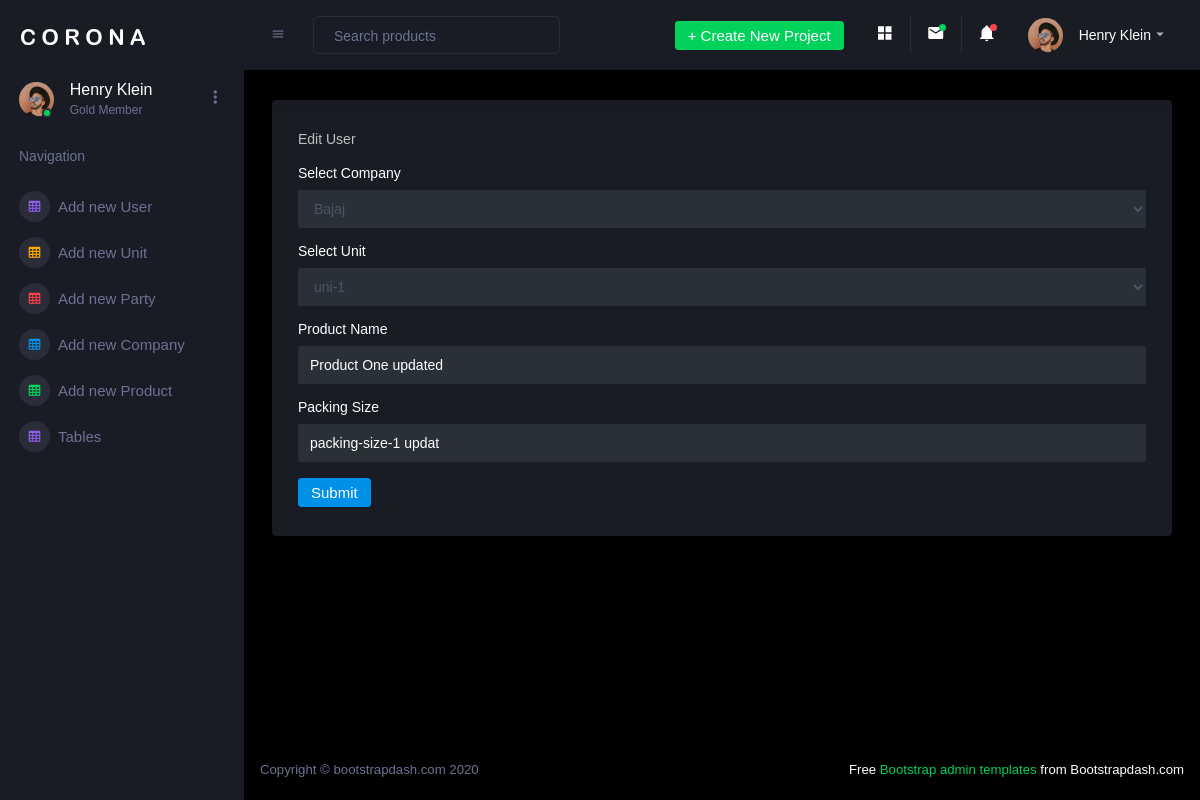
Screenshot of /admin/edit_product.php?id=1 with the database file from the repository.
### tables this page shows
CREATE TABLE `products` (
  `id` int(5) NOT NULL,
  `company_name` varchar(100) NOT NULL,
  `product_name` varchar(100) NOT NULL,
  `unit` varchar(50) NOT NULL,
  `packing_size` varchar(20) NOT NULL
);

CREATE TABLE `company_name` (
  `id` int(5) NOT NULL,
  `company_name` varchar(100) NOT NULL
);

CREATE TABLE `unit` (
  `id` int(5) NOT NULL,
  `unit` varchar(100) NOT NULL
);

### admin/edit_product.php (the view, shortened to what this page needs)
<?php
include "header.php";
include "../user/connection.php";
$id=$_GET['id'];
$company_name ='';
$unit ='';
$product_name ='';
$packing_size ='';
$res = mysqli_query($link,"select * from products where id=$id");
while ($row=mysqli_fetch_assoc($res)){
    $company_name =$row["company_name"];
    $unit =$row["unit"];
    $product_name =$row["product_name"];
    $packing_size =$row["packing_size"];
}
?>
    <div class="main-panel">
        <div class="content-wrapper">
            <div class="row">
                <div class="col-12 grid-margin stretch-card">
                    <div class="card">
                        <div class="card-body">
                            <p class="card-description"> Edit User </p>
                            <form class="forms-sample" action="" method="post" name="form1">
                                <div class="form-group">
                                    <label> Select Company </label>
                                    <select class="form-control" name="company_name">
                                        <?php
                                        $res = mysqli_query($link,"select * from company_name");
                                        while($row=mysqli_fetch_assoc($res)){ ?>
                                            <option <?php if($row['company_name']==$company_name){ echo "selected"; } ?> > <?php echo $row['company_name'] ;?> </option>
                                        <?php    }  ?>
                                    </select>
                                </div>
                                <div class="form-group">
                                    <label> Select Unit </label>
                                    <select class="form-control" name="unit">
                                        <?php
                                        $res = mysqli_query($link,"select * from unit");
                                        while($row=mysqli_fetch_assoc($res)){ ?>
                                            <option <?php if($row['unit']==$unit){ echo "selected"; } ?>> <?php echo $row['unit'] ;?> </option>
                                        <?php    }  ?>
                                    </select>
                                </div>
                                <div class="form-group">
                                    <label> Product Name</label>
                                    <input type="text" class="form-control" name="product_name" value="<?php echo $product_name; ?>" placeholder="Enter Product Name">
                                </div>
                                <div class="form-group">
                                    <label> Packing Size </label>
                                    <input type="text" class="form-control" name="packing_size" value="<?php echo $packing_size; ?>" placeholder="Enter Packing Size">
                                </div>
                                <button type="submit" class="btn btn-primary mr-2" name="submit1">Submit</button>
                            </form>
                        </div>
                    </div>
                </div>
            </div>
        </div>
        <footer class="footer">
            <div class="d-sm-flex justify-content-center justify-content-sm-between">
                <span class="text-muted d-block text-center text-sm-left d-sm-inline-block">Copyright © bootstrapdash.com 2020</span>
                <span class="float-none float-sm-right d-block mt-1 mt-sm-0 text-center"> Free <a href="https://www.bootstrapdash.com/bootstrap-admin-template/" target="_blank">Bootstrap admin templates</a> from Bootstrapdash.com</span>
            </div>
        </footer>
    </div>

### rows the page displays
products: company_name "Bajaj", unit "uni-1", product_name "Product One updated", packing_size "packing-size-1 updat"
